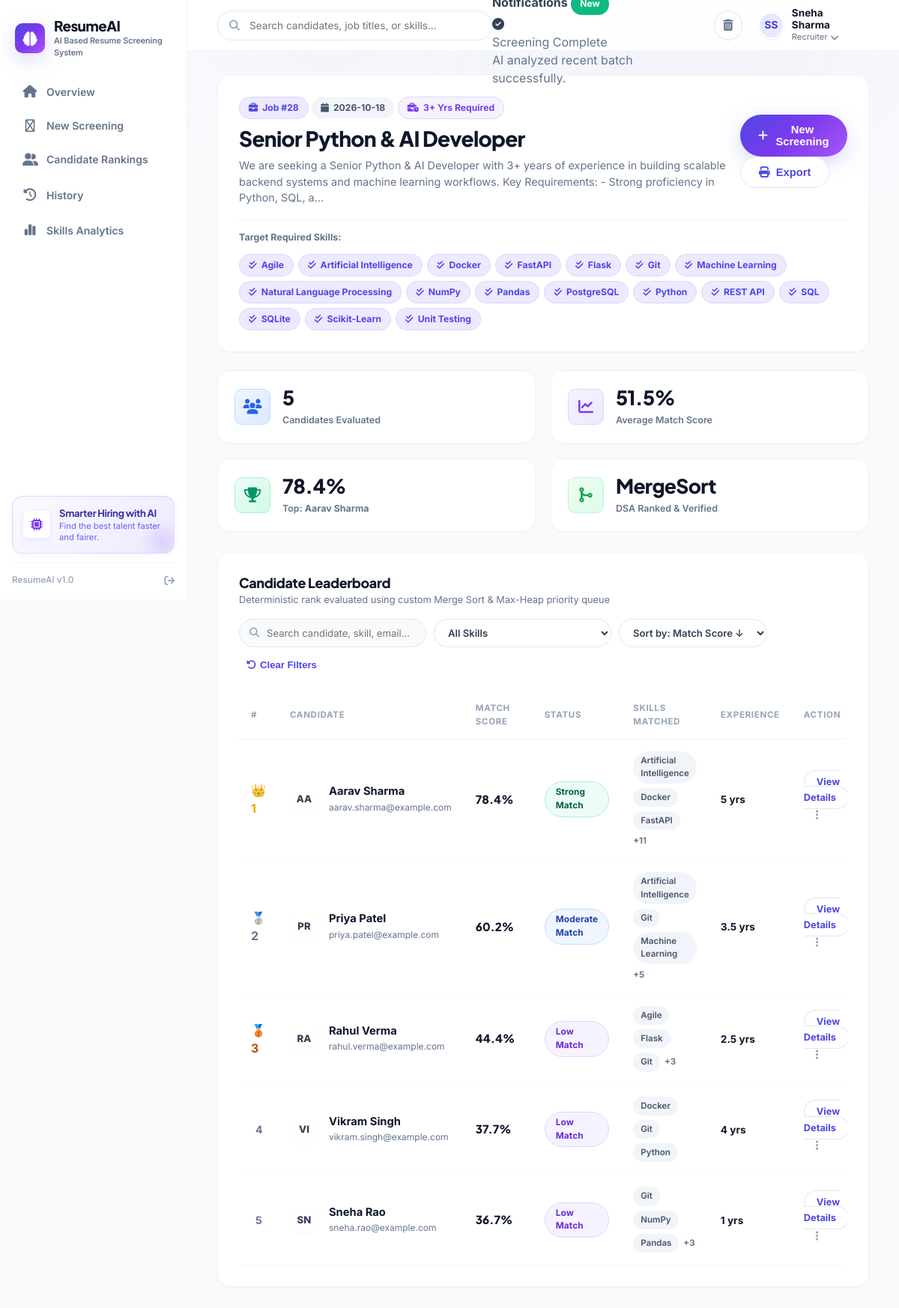
/results/28, run on the app's committed database.
### tables this page shows
CREATE TABLE jobs (
            id INTEGER PRIMARY KEY AUTOINCREMENT,
            job_title TEXT NOT NULL,
            job_description TEXT NOT NULL,
            required_skills TEXT,
            required_experience REAL DEFAULT 0,
            created_at TIMESTAMP DEFAULT CURRENT_TIMESTAMP
        );

CREATE TABLE candidates (
            id INTEGER PRIMARY KEY AUTOINCREMENT,
            job_id INTEGER,
            name TEXT NOT NULL,
            email TEXT,
            phone TEXT,
            education TEXT,
            experience_years REAL DEFAULT 0,
            resume_filename TEXT,
            match_score REAL DEFAULT 0,
            skill_score REAL DEFAULT 0,
            exp_score REAL DEFAULT 0,
            edu_score REAL DEFAULT 0,
            tfidf_score REAL DEFAULT 0,
            badge TEXT,
            badge_class TEXT,
            matched_skills TEXT,
            missing_skills TEXT,
            additional_skills TEXT,
            explanations_json TEXT,
            raw_text TEXT,
            projects TEXT,
            certifications TEXT,
            created_at TIMESTAMP DEFAULT CURRENT_TIMESTAMP,
            FOREIGN KEY (job_id) REFERENCES jobs (id) ON DELETE CASCADE
        );

### app.py (the view)
@app.route('/results/<int:job_id>')
def view_results(job_id: int):
    job = database.get_job(job_id)
    if not job:
        flash("Screening session not found.", "error")
        return redirect(url_for('dashboard'))
    candidates = database.get_candidates_for_job(job_id)
    ranked_candidates = merge_sort(candidates, key=lambda c: c["match_score"], reverse=True)
    for idx, cand in enumerate(ranked_candidates):
        cand["rank"] = idx + 1
    total_count = len(ranked_candidates)
    avg_score = round(sum(c["match_score"] for c in ranked_candidates) / total_count, 1) if total_count > 0 else 0.0
    top_candidate = ranked_candidates[0] if ranked_candidates else None
    all_skills_set = set()
    for c in ranked_candidates:
        all_skills_set.update(c.get("skills", []))
    available_skills = sorted(list(all_skills_set))
    return render_template(
        'results.html',
        job=job,
        candidates=ranked_candidates,
        total_count=total_count,
        avg_score=avg_score,
        top_candidate=top_candidate,
        available_skills=available_skills
    )

### algorithms.py (called while the page is built)
def merge_sort(arr: List[Any], key: Optional[Callable[[Any], Any]] = None, reverse: bool = False) -> List[Any]:
    if len(arr) <= 1:
        return arr[:]
    mid = len(arr) // 2
    left = merge_sort(arr[:mid], key=key, reverse=reverse)
    right = merge_sort(arr[mid:], key=key, reverse=reverse)
    return _merge(left, right, key, reverse)

def _merge(left: List[Any], right: List[Any], key: Optional[Callable[[Any], Any]], reverse: bool) -> List[Any]:
    merged = []
    i = j = 0
    def get_val(item):
        return key(item) if key else item
    while i < len(left) and j < len(right):
        val_l = get_val(left[i])
        val_r = get_val(right[j])
        if (val_l >= val_r if reverse else val_l <= val_r):
            merged.append(left[i])
            i += 1
        else:
            merged.append(right[j])
            j += 1
    merged.extend(left[i:])
    merged.extend(right[j:])
    return merged

### app.py (called while the page is built)
@app.template_filter('format_exp')
def format_exp_filter(val):
    if val is None:
        return "0"
    try:
        f = float(val)
        return str(int(f)) if f.is_integer() else str(round(f, 1))
    except (ValueError, TypeError):
        return str(val)

### database.py (called while the page is built)
def get_db_connection() -> sqlite3.Connection:
    os.makedirs(DB_DIR, exist_ok=True)
    conn = sqlite3.connect(DB_PATH)
    conn.row_factory = sqlite3.Row
    return conn

def get_job(job_id: int) -> Optional[Dict[str, Any]]:
    conn = get_db_connection()
    cursor = conn.cursor()
    cursor.execute("SELECT * FROM jobs WHERE id = ?", (job_id,))
    row = cursor.fetchone()
    conn.close()
    if not row:
        return None
    res = dict(row)
    res["required_skills"] = json.loads(res["required_skills"]) if res["required_skills"] else []
    return res

### templates/results.html (shortened to what this page needs)
{% extends 'base.html' %}
{% block content %}
<div class="results-page-container">
    <div class="results-header-card card">
        <div class="card-header-flex">
            <div>
                <div class="results-badge-bar mb-2">
                    <span class="badge badge-primary"><i class="fa-solid fa-briefcase"></i> Job #{{ job.id }}</span>
                    <span class="badge badge-secondary"><i class="fa-solid fa-calendar"></i> {{ job.created_at[:10] if job.created_at else 'Recent' }}</span>
                    {% if job.required_experience > 0 %}
                    <span class="badge badge-purple"><i class="fa-solid fa-business-time"></i> {{ job.required_experience|format_exp }}+ Yrs Required</span>
                    {% endif %}
                </div>
                <h1 class="results-job-title">{{ job.job_title }}</h1>
                <p class="results-job-desc">{{ job.job_description[:200] }}...</p>
            </div>
            <div class="greeting-actions">
                <button type="button" class="btn btn-cinematic-primary btn-sm" onclick="openUploadModal()">
                    <i class="fa-solid fa-plus"></i> New Screening
                </button>
                <button onclick="window.print()" class="btn btn-cinematic-secondary btn-sm" title="Print / Export Report">
                    <i class="fa-solid fa-print"></i> Export
                </button>
            </div>
        </div>
        {% if job.required_skills %}
        <div class="required-skills-row">
            <span class="req-label">Target Required Skills:</span>
            <div class="skill-chips-wrap">
                {% for s in job.required_skills %}
                <span class="badge badge-primary"><i class="fa-solid fa-check-double text-primary"></i> {{ s }}</span>
                {% endfor %}
            </div>
        </div>
        {% endif %}
    </div>
    <div class="kpi-grid">
        <div class="kpi-card">
            <div class="slot-icon icon-bg-blue"><i class="fa-solid fa-users"></i></div>
            <div class="kpi-data">
                <span class="kpi-number">{{ total_count }}</span>
                <span class="kpi-label">Candidates Evaluated</span>
            </div>
        </div>
        <div class="kpi-card">
            <div class="slot-icon icon-bg-purple"><i class="fa-solid fa-chart-line"></i></div>
            <div class="kpi-data">
                <span class="kpi-number">{{ avg_score }}%</span>
                <span class="kpi-label">Average Match Score</span>
            </div>
        </div>
        <div class="kpi-card">
            <div class="slot-icon icon-bg-emerald"><i class="fa-solid fa-trophy"></i></div>
            <div class="kpi-data">
                <span class="kpi-number text-emerald">
                    {% if top_candidate %}
                    {{ top_candidate.match_score }}%
                    {% else %}
                    N/A
                    {% endif %}
                </span>
                <span class="kpi-label">
                    Top: <strong>{{ top_candidate.name if top_candidate else 'None' }}</strong>
                </span>
            </div>
        </div>
        <div class="kpi-card">
            <div class="slot-icon icon-bg-green"><i class="fa-solid fa-code-merge"></i></div>
            <div class="kpi-data">
                <span class="kpi-number">MergeSort</span>
                <span class="kpi-label">DSA Ranked & Verified</span>
            </div>
        </div>
    </div>
    <div class="card candidate-rankings-card">
        <div class="rankings-header-flex">
            <div>
                <h3 class="slot-card-title">Candidate Leaderboard</h3>
                <p class="slot-card-subtitle">Deterministic rank evaluated using custom Merge Sort & Max-Heap priority queue</p>
            </div>
            <div class="rankings-toolbar">
                <div class="table-search-box">
                    <i class="fa-solid fa-magnifying-glass table-search-icon"></i>
                    <input type="text" id="candidateSearchInput" class="table-search-input"
                        placeholder="Search candidate, skill, email..." onkeyup="filterRankingsTable()">
                </div>
                <div class="filter-dropdown-wrap">
                    <select id="skillDropdownFilter" class="toolbar-select" onchange="filterRankingsTable()">
                        <option value="">All Skills</option>
                    </select>
                </div>
                <div class="filter-dropdown-wrap">
                    <select id="sortDropdownFilter" class="toolbar-select" onchange="sortRankingsTable(this.value)">
                        <option value="score_desc">Sort by: Match Score ↓</option>
                    </select>
                </div>
                <button type="button" class="btn-clear-filters" onclick="clearRankingsFilters()">
                    <i class="fa-solid fa-rotate-left"></i> Clear Filters
                </button>
            </div>
        </div>
        <div class="rankings-table-responsive">
            <table class="saas-table" id="rankingsTable">
                <thead>
                    <tr>
                        <th style="width: 50px;">#</th>
                        <th>Candidate</th>
                        <th style="width: 170px;">Match Score</th>
                        <th>Status</th>
                        <th>Skills Matched</th>
                        <th>Experience</th>
                        <th class="text-right">Action</th>
                    </tr>
                </thead>
                <tbody id="rankingsTableBody">
                    {% for c in candidates %}
                    <tr class="ranking-row"
                        data-name="{{ c.name|lower }}"
                        data-email="{{ c.email|lower }}"
                        data-skills="{{ c.skills|join(' ')|lower }}"
                        data-score="{{ c.match_score }}"
                        data-exp="{{ c.experience_years }}">
                        <td class="col-rank">
                            {% if loop.index == 1 %}
                                <span class="rank-badge rank-1" title="Rank 1">👑 1</span>
                            {% elif loop.index == 2 %}
                                <span class="rank-badge rank-2" title="Rank 2">🥈 2</span>
                            {% elif loop.index == 3 %}
                                <span class="rank-badge rank-3" title="Rank 3">🥉 3</span>
                            {% else %}
                                <span class="rank-num">{{ loop.index }}</span>
                            {% endif %}
                        </td>
                        <td class="col-candidate">
                            <div class="cand-cell-flex">
                                <div class="cand-avatar avatar-tint-{{ loop.index % 5 }}">
                                    {{ c.name[:2]|upper if c.name != 'Not Available' else 'CD' }}
                                </div>
                                <div class="cand-meta">
                                    <a href="{{ url_for('candidate_detail', candidate_id=c.id) }}" class="cand-name-link">
                                        {{ c.name }}
                                    </a>
                                    <span class="cand-email">{{ c.email }}</span>
                                </div>
                            </div>
                        </td>
                        <td class="col-score">
                            <div class="score-cell-flex">
                                <span class="score-percent-val">{{ c.match_score }}%</span>
                            </div>
                        </td>
                        <td class="col-badge">
                            {% if c.match_score >= 70 %}
                                <span class="status-pill pill-strong">Strong Match</span>
                            {% elif c.match_score >= 45 %}
                                <span class="status-pill pill-moderate">Moderate Match</span>
                            {% else %}
                                <span class="status-pill pill-low">Low Match</span>
                            {% endif %}
                        </td>
                        <td class="col-skills">
                            <div class="table-skills-flex">
                                {% for s in c.matched_skills[:3] %}
                                    <span class="skill-tag-pill">{{ s }}</span>
                                {% endfor %}
                                {% if c.matched_skills|length > 3 %}
                                    <span class="skill-tag-more">+{{ c.matched_skills|length - 3 }}</span>
                                {% elif not c.matched_skills and c.skills %}
                                    {% for s in c.skills[:2] %}
                                        <span class="skill-tag-pill">{{ s }}</span>
                                    {% endfor %}
                                {% endif %}
                            </div>
                        </td>
                        <td class="col-exp">
                            <span class="exp-text">{{ c.experience_years|format_exp }} yrs</span>
                        </td>
                        <td class="col-actions text-right">
                            <a href="{{ url_for('candidate_detail', candidate_id=c.id) }}" class="btn-action-view">
                                View Details
                            </a>
                            <button type="button" class="btn-dots-menu" onclick="toggleRowMenu(event, {{ c.id }})" title="Options">
                                <i class="fa-solid fa-ellipsis-vertical"></i>
                            </button>
                        </td>
                    </tr>
                    {% endfor %}
                </tbody>
            </table>
        </div>
    </div>
</div>
{% endblock %}

### data on the page
jobs: id "28", created_at "2026-10-18", required_experience "3", job_title "Senior Python & AI Developer", job_description "We are seeking a Senior Python & AI Developer with 3+ years of experience in building scalable backend systems and machine learning workflows. Key Requirements: - Strong proficiency in Python, SQL, a"
candidates: match_score "78.4", name "Aarav Sharma", shows "👑 1", name "AA", email "aarav.sharma@example.com", shows "Strong Match", 3 "Artificial Intelligence" "Docker" "FastAPI", matched_skills|length "11", experience_years "5"
candidates: shows "🥈 2", name "PR", name "Priya Patel", email "priya.patel@example.com", match_score "60.2", shows "Moderate Match", 3 "Artificial Intelligence" "Git" "Machine Learning", matched_skills|length "5", experience_years "3.5"
candidates: shows "🥉 3", name "RA", name "Rahul Verma", email "rahul.verma@example.com", match_score "44.4", shows "Low Match", 3 "Agile" "Flask" "Git", matched_skills|length "3", experience_years "2.5"
candidates: name "VI", name "Vikram Singh", email "vikram.singh@example.com", match_score "37.7", shows "Low Match", 3 "Docker" "Git" "Python", experience_years "4"
candidates: name "SN", name "Sneha Rao", email "sneha.rao@example.com", match_score "36.7", shows "Low Match", 3 "Git" "NumPy" "Pandas", matched_skills|length "3", experience_years "1"

### other printed values
{{ s }} "Agile" "Artificial Intelligence" "Docker" "FastAPI" "Flask" "Git" "Machine Learning" "Natural Language Processing" "NumPy" "Pandas" "PostgreSQL" "Python" "REST API" "SQL" "SQLite" "Scikit-Learn" "Unit Testing"
{{ total_count }} "5"
{{ avg_score }} "51.5"
